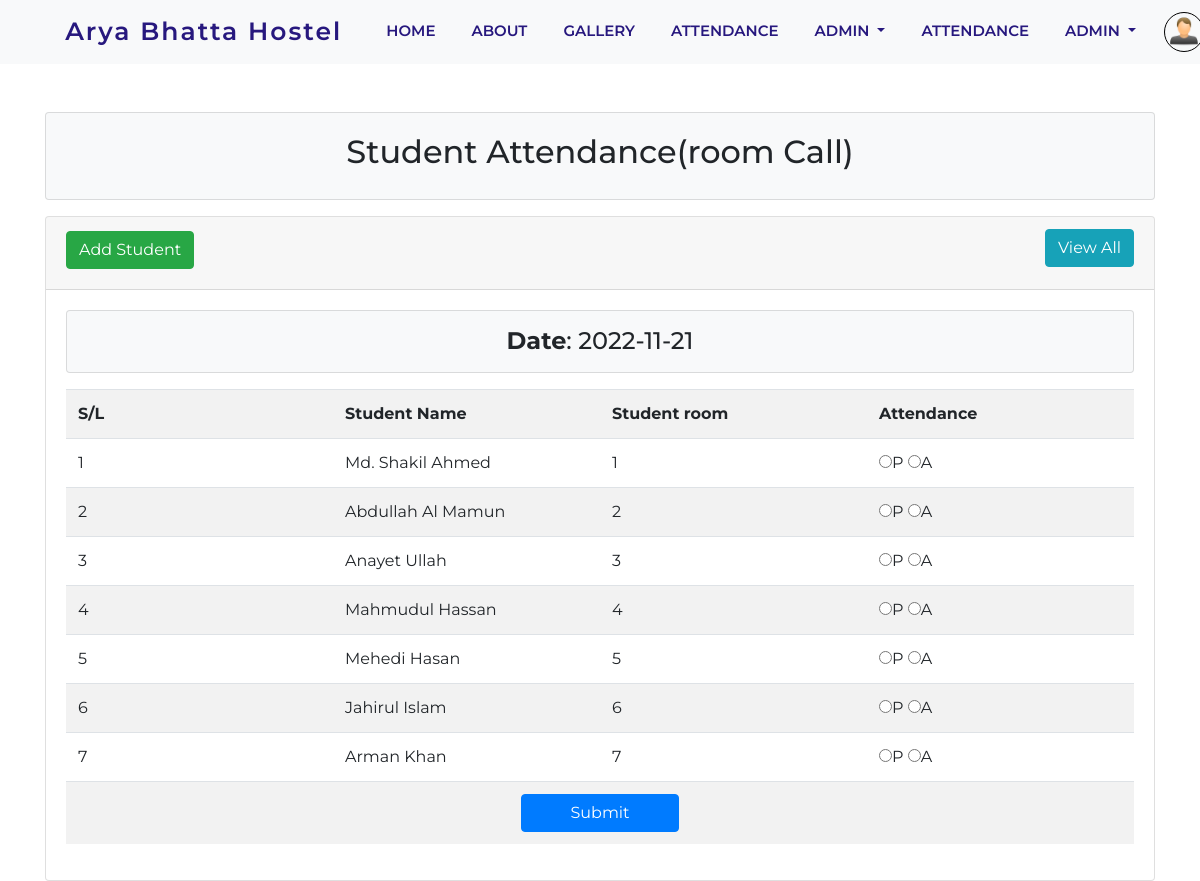
The app's page /Hostel@attendence/index.php (signed in) with its own data.
### tables this page shows
CREATE TABLE IF NOT EXISTS `tbl_student` (
  `id` int(11) NOT NULL AUTO_INCREMENT,
  `name` varchar(255) NOT NULL,
  `room` int(11) NOT NULL,
  PRIMARY KEY (`id`)
);

### Hostel@attendence/lib/Database.php (called while the page is built, shortened)
<?php
Class Database{
 public $host   = DB_HOST;
 public $user   = DB_USER;
 public $pass   = DB_PASS;
 public $dbname = DB_NAME;
 public $link;
private function connectDB(){
   $this->link = new mysqli($this->host, $this->user, $this->pass,
      $this->dbname);
   }
  public function select($query){
    $result = $this->link->query($query) or
       die($this->link->error.__LINE__);
      if($result->num_rows > 0){
        return $result;
      } else {
        return false;
      }
   }
}

### Hostel@attendence/classes/Student.php (called while the page is built, shortened)
<?php
	$filepath = realpath(dirname(__FILE__));
	include_once ($filepath.'/../lib/Database.php');
?>
<?php
class Student{
	private $db;
	public function __construct(){
		$this->db = new Database();
	}
	public function getStudents(){
		$query = "SELECT * FROM tbl_student";
		$result = $this->db->select($query);
		return $result;
	}
}

### Hostel@attendence/index.php (the view, shortened to what this page needs)
<?php
	include "inc/header.php";
	include "classes/Student.php";
	$stu = new Student();
?>
<?php
	$cur_date = date('Y-m-d');
?>
	<div class="container">
		<div class="card">
			<div class="card-header">
				<h2>
					<a class="btn btn-success" href="add.php">Add Student</a>
					<a class="btn btn-info float-right" href="date_view.php">View All</a>
				</h2>
			</div>
			<div class="card-body">
				<div class="card bg-light text-center mb-3">
					<h4 class="m-0 py-3"><strong>Date</strong>: <?php echo $cur_date; ?></h4>
				</div>
				<form action="" method="post">
					<table class="table table-striped">
						<tr>
							<th width="25%">S/L</th>
							<th width="25%">Student Name</th>
							<th width="25%">Student room</th>
							<th width="25%">Attendance</th>
						</tr>
<?php
	$getstudent = $stu->getStudents();
	if ($getstudent) {
		$i = 0;
		while ($value = $getstudent->fetch_assoc()) {
			$i++;
?>
						<tr>
							<td><?php echo $i; ?></td>
							<td><?php echo $value['name']; ?></td>
							<td><?php echo $value['room']; ?></td>
							<td>
								<input type="radio" name="attend[<?php echo $value['room']; ?>]" value="present">P
								<input type="radio" name="attend[<?php echo $value['room']; ?>]" value="absent">A
							</td>
						</tr>
				<?php } } ?>
						<tr>
							<td colspan="4" class="text-center">
								<input type="submit" name="submit" class="btn btn-primary px-5" value="Submit">
							</td>
						</tr>
					</table>
				</form>
			</div>
		</div>
	</div>

### Styles/style.css (style rules this page uses)
* { padding: 0; margin: 0; }
html { scroll-behavior: smooth; }
:root { --blue: #27187e; --navy: #778efd; --grey: #aeb8fe; --white: #f1f2f6; --orange: #ff8600; }
body { font-family: "montserrat", sans-serif; box-sizing: border-box; }

### records on screen
tbl_student: name "Md. Shakil Ahmed", room "1"
tbl_student: name "Abdullah Al Mamun", room "2"
tbl_student: name "Anayet Ullah", room "3"
tbl_student: name "Mahmudul Hassan", room "4"
tbl_student: name "Mehedi Hasan", room "5"
tbl_student: name "Jahirul Islam", room "6"
tbl_student: name "Arman Khan", room "7"
